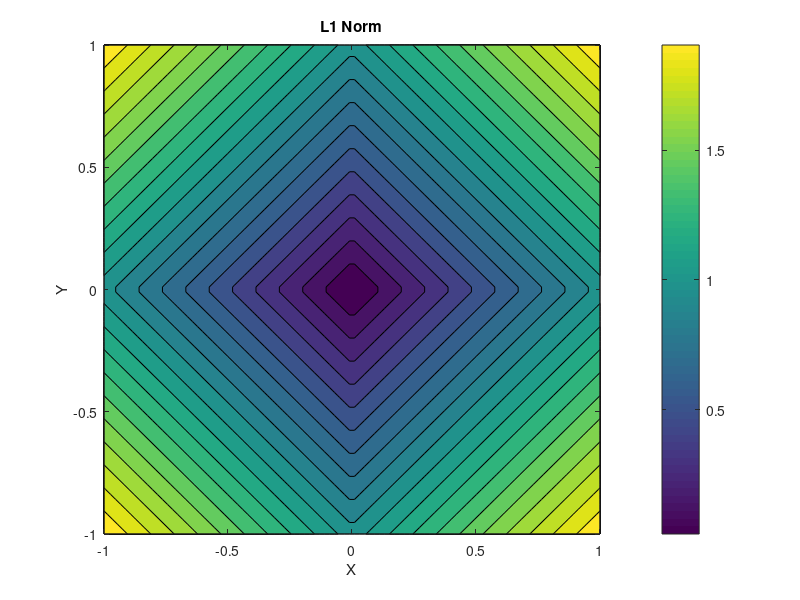

Reproduce this figure in MATLAB.
% Set up the grid of values for x
x = linspace(-1, 1, 100);
[X, Y] = meshgrid(x, x);
Z = zeros(size(X));

% Compute the L1, L2, and infinity norms of each point
for i = 1:numel(X)
    x = [X(i); Y(i)];
    Z(i) = norm(x, 1); % L1 norm
    %Z(i) = norm(x, 2); % L2 norm
    %Z(i) = norm(x, inf); % Infinity norm
end

% Plot the results
figure;
contourf(X, Y, Z, 20);
colorbar;
xlabel('X');
ylabel('Y');
title('L1 Norm');
